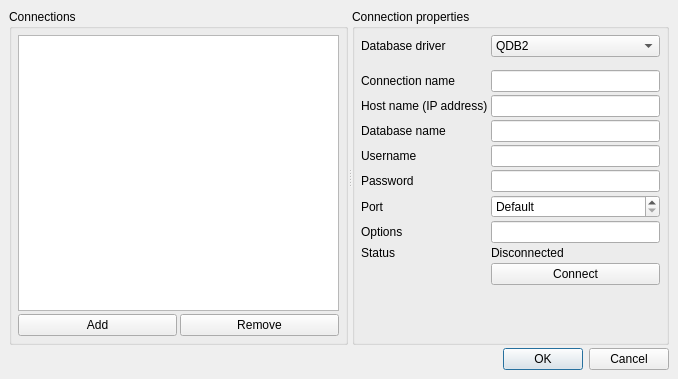
<?xml version="1.0" encoding="UTF-8"?>
<ui version="4.0">
 <class>NCRDSqlConnectionDialogUI</class>
 <widget class="QDialog" name="NCRDSqlConnectionDialogUI">
  <property name="geometry">
   <rect>
    <x>0</x>
    <y>0</y>
    <width>678</width>
    <height>379</height>
   </rect>
  </property>
  <property name="windowTitle">
   <string>Database connections</string>
  </property>
  <layout class="QVBoxLayout" name="verticalLayout_2">
   <property name="spacing">
    <number>3</number>
   </property>
   <property name="margin">
    <number>9</number>
   </property>
   <item>
    <widget class="QSplitter" name="splitter">
     <property name="orientation">
      <enum>Qt::Horizontal</enum>
     </property>
     <widget class="QGroupBox" name="groupBox">
      <property name="title">
       <string>Connections</string>
      </property>
      <layout class="QVBoxLayout" name="verticalLayout">
       <property name="spacing">
        <number>3</number>
       </property>
       <property name="margin">
        <number>6</number>
       </property>
       <item>
        <widget class="QListView" name="listConns"/>
       </item>
       <item>
        <layout class="QHBoxLayout" name="layBtn">
         <property name="spacing">
          <number>3</number>
         </property>
         <item>
          <widget class="QPushButton" name="btnAdd">
           <property name="text">
            <string>Add</string>
           </property>
          </widget>
         </item>
         <item>
          <widget class="QPushButton" name="btnRemove">
           <property name="text">
            <string>Remove</string>
           </property>
          </widget>
         </item>
        </layout>
       </item>
      </layout>
     </widget>
     <widget class="QGroupBox" name="gbConn">
      <property name="title">
       <string>Connection properties</string>
      </property>
      <layout class="QGridLayout" name="layRight">
       <property name="margin">
        <number>6</number>
       </property>
       <property name="spacing">
        <number>3</number>
       </property>
       <item row="0" column="0">
        <widget class="QLabel" name="label_2">
         <property name="text">
          <string>Database driver</string>
         </property>
        </widget>
       </item>
       <item row="0" column="1">
        <widget class="QComboBox" name="comboDriver">
         <item>
          <property name="text">
           <string>QDB2</string>
          </property>
         </item>
         <item>
          <property name="text">
           <string>QIBASE</string>
          </property>
         </item>
         <item>
          <property name="text">
           <string>QMYSQL</string>
          </property>
         </item>
         <item>
          <property name="text">
           <string>QOCI</string>
          </property>
         </item>
         <item>
          <property name="text">
           <string>QODBC</string>
          </property>
         </item>
         <item>
          <property name="text">
           <string>QPSQL</string>
          </property>
         </item>
         <item>
          <property name="text">
           <string>QSQLITE2</string>
          </property>
         </item>
         <item>
          <property name="text">
           <string>QSQLITE</string>
          </property>
         </item>
         <item>
          <property name="text">
           <string>QTDS</string>
          </property>
         </item>
         <item>
          <property name="text">
           <string>QSYMSQL</string>
          </property>
         </item>
        </widget>
       </item>
       <item row="1" column="0">
        <spacer name="sp2">
         <property name="orientation">
          <enum>Qt::Vertical</enum>
         </property>
         <property name="sizeType">
          <enum>QSizePolicy::Fixed</enum>
         </property>
         <property name="sizeHint" stdset="0">
          <size>
           <width>20</width>
           <height>10</height>
          </size>
         </property>
        </spacer>
       </item>
       <item row="3" column="0">
        <widget class="QLabel" name="label_4">
         <property name="text">
          <string>Host name (IP address)</string>
         </property>
        </widget>
       </item>
       <item row="3" column="1">
        <widget class="QLineEdit" name="host"/>
       </item>
       <item row="4" column="0">
        <widget class="QLabel" name="label_3">
         <property name="text">
          <string>Database name</string>
         </property>
        </widget>
       </item>
       <item row="4" column="1">
        <widget class="QLineEdit" name="dbname"/>
       </item>
       <item row="5" column="0">
        <widget class="QLabel" name="label_5">
         <property name="text">
          <string>Username</string>
         </property>
        </widget>
       </item>
       <item row="5" column="1">
        <widget class="QLineEdit" name="username"/>
       </item>
       <item row="6" column="0">
        <widget class="QLabel" name="label_6">
         <property name="text">
          <string>Password</string>
         </property>
        </widget>
       </item>
       <item row="6" column="1">
        <widget class="QLineEdit" name="password">
         <property name="echoMode">
          <enum>QLineEdit::Password</enum>
         </property>
        </widget>
       </item>
       <item row="7" column="0">
        <widget class="QLabel" name="label_7">
         <property name="text">
          <string>Port</string>
         </property>
        </widget>
       </item>
       <item row="9" column="0">
        <widget class="QLabel" name="label_8">
         <property name="text">
          <string>Status</string>
         </property>
        </widget>
       </item>
       <item row="9" column="1">
        <widget class="QLabel" name="lblStatus">
         <property name="text">
          <string>Disconnected</string>
         </property>
        </widget>
       </item>
       <item row="2" column="0">
        <widget class="QLabel" name="label_10">
         <property name="text">
          <string>Connection name</string>
         </property>
        </widget>
       </item>
       <item row="2" column="1">
        <widget class="QLineEdit" name="connName"/>
       </item>
       <item row="10" column="1">
        <widget class="QPushButton" name="btnConnect">
         <property name="text">
          <string>Connect</string>
         </property>
         <property name="icon">
          <iconset resource="ncrd.qrc">
           <normaloff>:/designer/images/connect.png</normaloff>:/designer/images/connect.png</iconset>
         </property>
         <property name="checkable">
          <bool>true</bool>
         </property>
         <property name="autoDefault">
          <bool>false</bool>
         </property>
        </widget>
       </item>
       <item row="11" column="1">
        <spacer name="sp1">
         <property name="orientation">
          <enum>Qt::Vertical</enum>
         </property>
         <property name="sizeHint" stdset="0">
          <size>
           <width>20</width>
           <height>40</height>
          </size>
         </property>
        </spacer>
       </item>
       <item row="8" column="1">
        <widget class="QLineEdit" name="options"/>
       </item>
       <item row="8" column="0">
        <widget class="QLabel" name="label">
         <property name="text">
          <string>Options</string>
         </property>
        </widget>
       </item>
       <item row="7" column="1">
        <widget class="QSpinBox" name="wPort">
         <property name="specialValueText">
          <string>Default</string>
         </property>
         <property name="maximum">
          <number>99999</number>
         </property>
        </widget>
       </item>
      </layout>
     </widget>
    </widget>
   </item>
   <item>
    <widget class="QDialogButtonBox" name="buttonBox">
     <property name="orientation">
      <enum>Qt::Horizontal</enum>
     </property>
     <property name="standardButtons">
      <set>QDialogButtonBox::Cancel|QDialogButtonBox::Ok</set>
     </property>
    </widget>
   </item>
  </layout>
 </widget>
 <tabstops>
  <tabstop>listConns</tabstop>
  <tabstop>btnAdd</tabstop>
  <tabstop>btnRemove</tabstop>
  <tabstop>comboDriver</tabstop>
  <tabstop>connName</tabstop>
  <tabstop>host</tabstop>
  <tabstop>dbname</tabstop>
  <tabstop>username</tabstop>
  <tabstop>password</tabstop>
  <tabstop>wPort</tabstop>
  <tabstop>options</tabstop>
  <tabstop>btnConnect</tabstop>
  <tabstop>buttonBox</tabstop>
 </tabstops>
 <resources>
  <include location="ncrd.qrc"/>
 </resources>
 <connections>
  <connection>
   <sender>buttonBox</sender>
   <signal>accepted()</signal>
   <receiver>NCRDSqlConnectionDialogUI</receiver>
   <slot>accept()</slot>
   <hints>
    <hint type="sourcelabel">
     <x>248</x>
     <y>254</y>
    </hint>
    <hint type="destinationlabel">
     <x>157</x>
     <y>274</y>
    </hint>
   </hints>
  </connection>
  <connection>
   <sender>buttonBox</sender>
   <signal>rejected()</signal>
   <receiver>NCRDSqlConnectionDialogUI</receiver>
   <slot>reject()</slot>
   <hints>
    <hint type="sourcelabel">
     <x>316</x>
     <y>260</y>
    </hint>
    <hint type="destinationlabel">
     <x>286</x>
     <y>274</y>
    </hint>
   </hints>
  </connection>
 </connections>
</ui>
